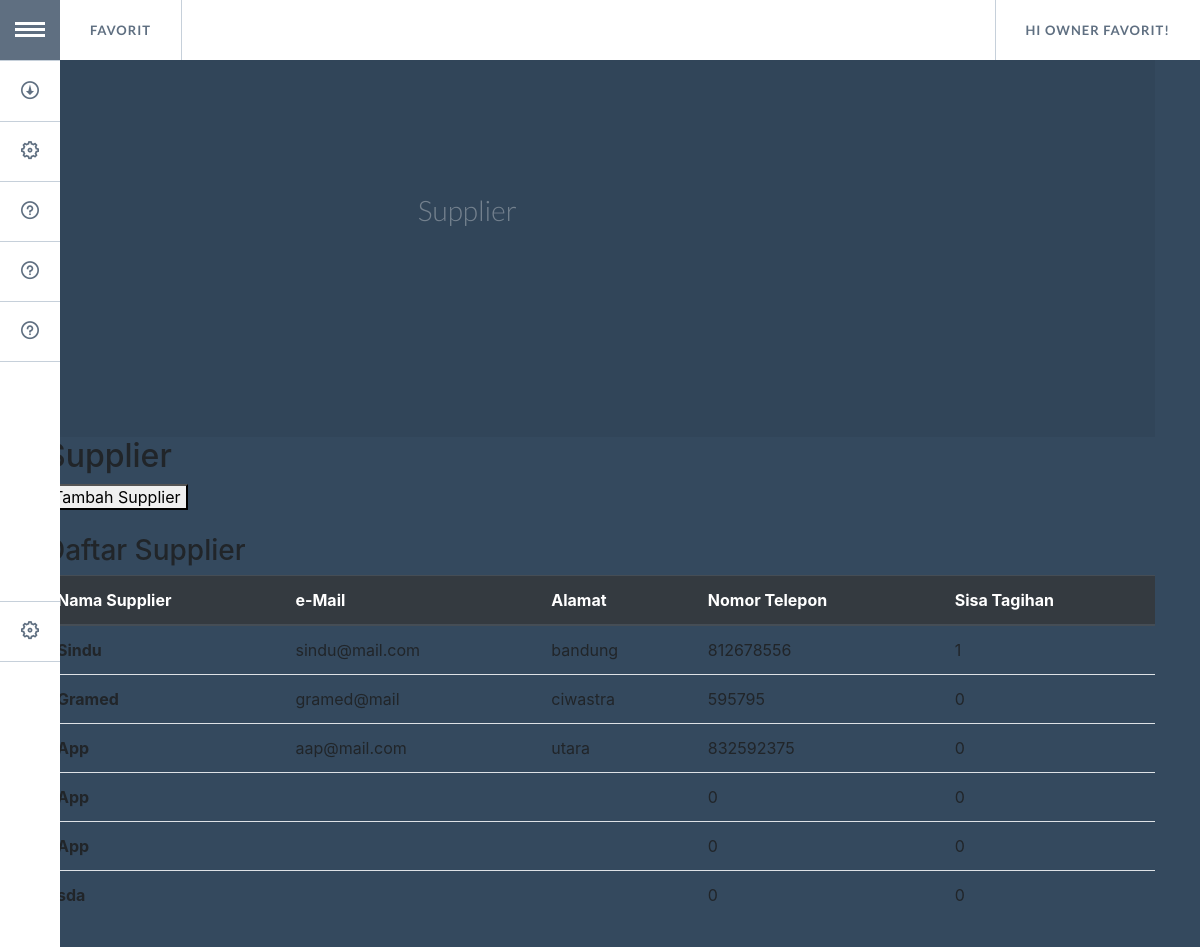
The page /supplier.php (signed in) on the database its author committed.
### tables this page shows
CREATE TABLE `user` (
  `id_user` int(20) NOT NULL,
  `username` varchar(20) NOT NULL,
  `password` varchar(10) NOT NULL,
  `nama` varchar(20) NOT NULL
);

CREATE TABLE `suppliers` (
  `id_supplier` int(5) NOT NULL,
  `nama_supplier` varchar(40) NOT NULL,
  `email` varchar(60) DEFAULT NULL,
  `alamat` varchar(100) DEFAULT NULL,
  `no_hp` int(14) DEFAULT NULL,
  `sisa_tagihan` int(20) DEFAULT NULL
);

### supplier.php (the view, shortened to what this page needs)
<!DOCTYPE html>
<html lang="en" class="no-js">
	<head>
        <link rel="stylesheet" href="https://stackpath.bootstrapcdn.com/bootstrap/4.3.1/css/bootstrap.min.css">
		<link rel="stylesheet" type="text/css" href="assets/GoogleNexusWebsiteMenu/css/normalize.css" />
		<link rel="stylesheet" type="text/css" href="assets/GoogleNexusWebsiteMenu/css/demo.css" />
		<link rel="stylesheet" type="text/css" href="assets/GoogleNexusWebsiteMenu/css/component.css" />
	</head>
	<body>
	<?php
	include 'koneksi_model.php';
	if (!isset($_SESSION["sukses"]) and !isset($_SESSION["username"]) and !isset($_SESSION["password"])) {
		die("silahkan login <a href='login_page.php'>disini</a>");
	}else
		{
			$sql= "SELECT nama FROM user WHERE username='".$_SESSION["username"]."'";
			$query= mysqli_query($conn,$sql);
			$result= mysqli_fetch_array($query);
			$hello = $result[0];
		}
	?>
		<div class="container">
			<ul id="gn-menu" class="gn-menu-main">
				<li class="gn-trigger">
					<a class="gn-icon gn-icon-menu"><span>Menu</span></a>
					<nav class="gn-menu-wrapper">
						<div class="gn-scroller">
							<ul class="gn-menu">
								<li><a class="gn-icon gn-icon-download" href='hutang.php'>Account Receivable</a></li>
								<li><a class="gn-icon gn-icon-cog" href='order.php'>Purchase Order</a></li>
								<li><a class="gn-icon gn-icon-help" href='produk.php'>Product</a></li>
								<li><a class="gn-icon gn-icon-help" href='supplier.php'>Supplier</a></li>
								<li><a class="gn-icon gn-icon-help"href='acc.php'>Approval</a></li>
								<li><br><br><br><br></li>
								<li><a class="gn-icon gn-icon-cog" href='logout.php'>Logout</a></li>
							</ul>
						</div>
					</nav>
				</li>
				<li><a href='mainMenu.php'>Favorit</a></li>
				<li><a><span>Hi <?php echo $hello ?>!</span></a></li>
			</ul>
			<header>
				<h1> <span>Supplier</span></h1>
            </header>
			<div>
			 <h2><span>Supplier</span></h2>
			 <form>
         		<button type="submit" formaction="tambah_supplier.php">Tambah Supplier</button>
      		</form>
			 <br>
			 <h3>Daftar Supplier</h3>
			 <table class="table">
				<thead class="thead-dark">
					<tr>
						<th scope="col">Nama Supplier</th>
						<th scope="col">e-Mail</th>
						<th scope="col">Alamat</th>
						<th scope="col">Nomor Telepon</th>
						<th scope="col">Sisa Tagihan</th>
					</tr>
				</thead>
			<?php
    			$sql= "SELECT * FROM suppliers";
				$query= mysqli_query($conn,$sql);
				while ($hsl= mysqli_fetch_assoc($query)){
			?>
				<tr>
	    			<th scope ="row"><?php echo $hsl['nama_supplier'];?></th>
					<td><?php echo $hsl['email'];?></td>
					<td><?php echo $hsl['alamat'];?></td>
					<td><?php echo $hsl['no_hp'];?></td>
					<td><?php echo $hsl['sisa_tagihan'];?></td>
				</tr>
			<?php
				}
			?>
			</table>
			<br>
			<br>
			</div>
		</div>
</body>
</html>

### assets/MainMenu/css/demo.css (style rules this page uses)
body { background: #34495e; }
.container > header, .codrops-top { color: #fff; font-family: 'Lato', Arial, sans-serif; }
.container > header { margin: 0 auto; padding: 12em 2em; padding-left: 370px; background: rgba(0,0,0,0.05); }
.container > header h1 { font-size: 3.2em; line-height: 1.3; margin: 0; font-weight: 300; }
.container > header span { display: block; font-size: 55%; color: #74818e; padding: 0 0 0.6em 0.1em; }

### rows shown on the page
user: nama "OWNER FAVORIT"
suppliers: nama_supplier "Sindu", email "sindu@mail.com", alamat "bandung", no_hp "812678556", sisa_tagihan "1"
suppliers: nama_supplier "Gramed", email "gramed@mail", alamat "ciwastra", no_hp "595795", sisa_tagihan "0"
suppliers: nama_supplier "App", email "aap@mail.com", alamat "utara", no_hp "832592375", sisa_tagihan "0"
suppliers: nama_supplier "App", no_hp "0", sisa_tagihan "0"
suppliers: nama_supplier "App", no_hp "0", sisa_tagihan "0"
suppliers: nama_supplier "sda", no_hp "0", sisa_tagihan "0"
